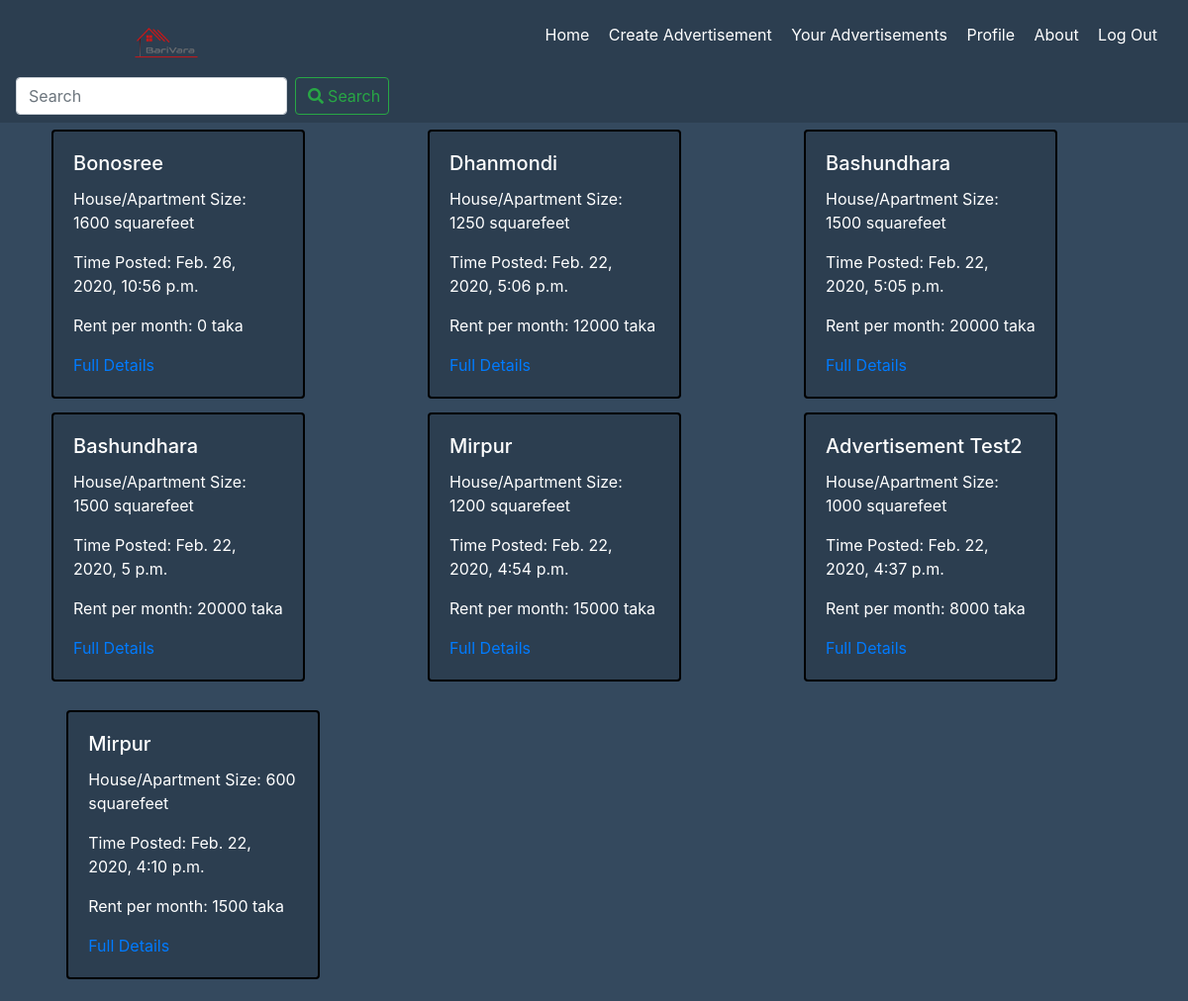
The page /BariVara/ on the database as committed earlier.
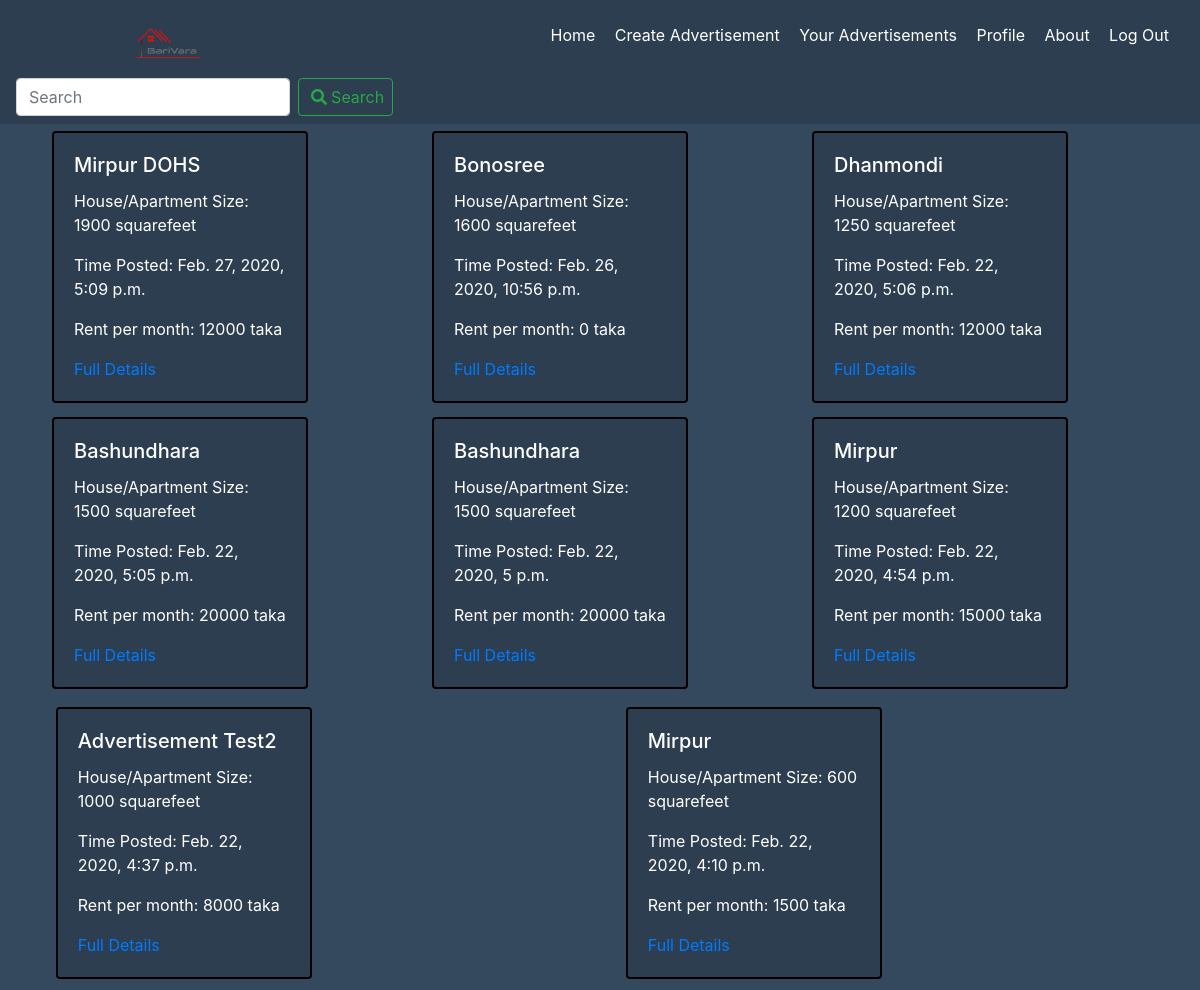
The same page on the database as committed later.
### BariVara/models.py (models this page shows, shortened)
class advertisements(models.Model):
    place=models.CharField(max_length=30)
    address=models.CharField(max_length=50)
    bedroom=models.PositiveSmallIntegerField()
    bathroom=models.PositiveSmallIntegerField()
    rent=models.PositiveIntegerField()
    size=models.PositiveIntegerField()
    date_posted=models.DateTimeField(default=timezone.now)
    owner= models.ForeignKey(User,on_delete=models.CASCADE)
    image = models.ImageField(default='defaulthouse.jpg',upload_to='house_pics')
    slug=models.SlugField()

### BariVara/views.py (the view)
# urls.py: path('', AdvertisementListView.as_view(), name='HomePage'),
class AdvertisementListView(ListView):
    model = advertisements
    template_name = 'BariVara/Homepage.html'
    context_object_name = 'advertisements'
    ordering = ['-date_posted']

### BariVara/templates/BariVara/HomePage.html (shortened to what this page needs)
<!DOCTYPE html>
<html lang="en">
<head>
    {% load static %}
    <link rel="stylesheet" href="https://maxcdn.bootstrapcdn.com/bootstrap/4.0.0/css/bootstrap.min.css">
    <link rel="stylesheet" href="https://use.fontawesome.com/releases/v5.0.8/css/all.css">
</head>
<body>
    <nav class="navbar navbar-transparent " >
        <img src="{% static 'BariVara/Logo.png' %}">
        <ul>
            <li> <a href='{% url 'HomePage' %}'> Home </a></li>
            <li> <a href='{% url 'create_advertisements' %}'> Create Advertisement </a></li>
            <li> <a href='{% url 'your_advertisements' %}'> Your Advertisements </a></li>
            <li> <a href='{% url 'profile' %}'> Profile </a></li>
            <li> <a href="#"> About</a></li>
            <li> <a href='{% url 'logout' %}'> Log Out </a></li>
        </ul>
         <form class="form-inline">
         <input class="form-control mr-sm-2" type="search" placeholder="Search"  aria-label="Search">
         <button class="btn btn-outline-success my-2 my-sm-0" type="submit"><i class="fas fa-search"></i><a>Search</a></button>
        </form>
    </nav>
  <div class="container">
    <div class="row">
  {% for advertisement in advertisements %}
      <div class="col-sm">
        <div class="card" style="width: 16rem;">
          <div class="card-body">
            <h5 class="card-title">{{advertisement.place}}</h5>
            <p>House/Apartment Size: {{advertisement.size}} squarefeet</p>
            <p>Time Posted: {{advertisement.date_posted}}</p>
            <p>Rent per month: {{advertisement.rent}} taka</p>
            <a href='{% url 'advertisement_details' advertisement.id  %}' class="card-link">Full Details</a>
          </div>
        </div>
      </div>
  {% endfor %}
    </div>
  </div>
</body>
</html>

Rows that differ between the two databases and show on the page:
added advertisements: place "Mirpur DOHS", size "1900", date_posted "Feb. 27, 2020, 5:09 p.m.", rent "12000"
